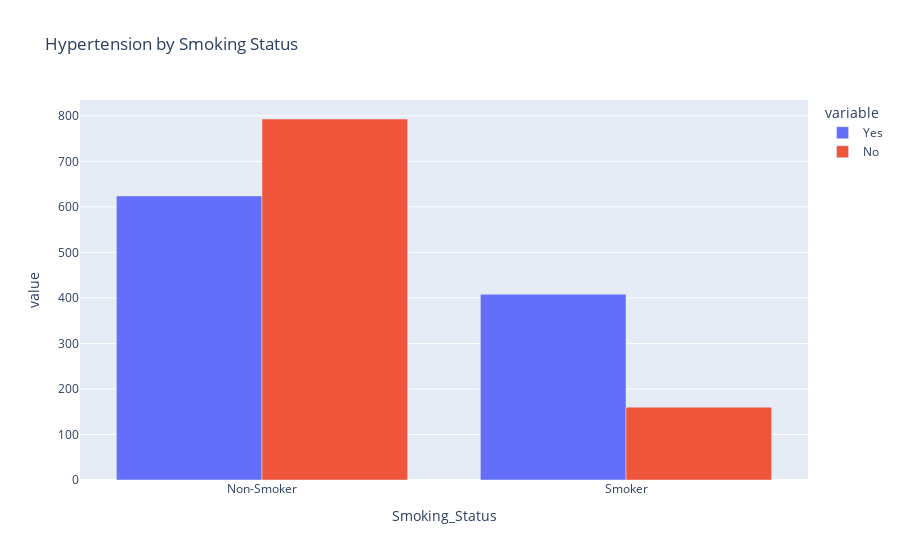

Notebook source saved alongside this figure:
### Code cell
import plotly.express as px

smoke_htn = df.groupby("Smoking_Status")["Has_Hypertension"].value_counts().unstack().fillna(0)
smoke_htn = smoke_htn.reset_index()
fig = px.bar(smoke_htn, x="Smoking_Status", y=["Yes", "No"], barmode="group",
             title="Hypertension by Smoking Status")
fig.show()

### Figure 1 — Plotly figure (JSON) as saved in the notebook; plotly's stock layout.template omitted (floating-point values rounded to 4 significant figures)
{"data": [{"alignmentgroup": "True", "hovertemplate": "variable=Yes<br>Smoking_Status=%{x}<br>value=%{y}<extra></extra>", "legendgroup": "Yes", "marker": {"color": "#636efa", "pattern": {"shape": ""}}, "name": "Yes", "offsetgroup": "Yes", "orientation": "v", "showlegend": true, "textposition": "auto", "type": "bar", "x": ["Non-Smoker", "Smoker"], "xaxis": "x", "y": [624, 408], "yaxis": "y"}, {"alignmentgroup": "True", "hovertemplate": "variable=No<br>Smoking_Status=%{x}<br>value=%{y}<extra></extra>", "legendgroup": "No", "marker": {"color": "#EF553B", "pattern": {"shape": ""}}, "name": "No", "offsetgroup": "No", "orientation": "v", "showlegend": true, "textposition": "auto", "type": "bar", "x": ["Non-Smoker", "Smoker"], "xaxis": "x", "y": [793, 160], "yaxis": "y"}], "layout": {"barmode": "group", "legend": {"title": {"text": "variable"}, "tracegroupgap": 0}, "title": {"text": "Hypertension by Smoking Status"}, "xaxis": {"anchor": "y", "domain": [0, 1], "title": {"text": "Smoking_Status"}}, "yaxis": {"anchor": "x", "domain": [0, 1], "title": {"text": "value"}}}}
